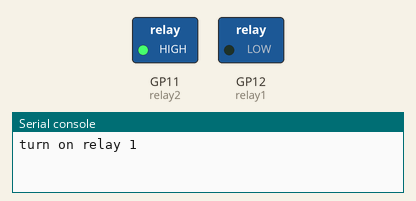
The program below on a simulated Raspberry Pi Pico running MicroPython. On the bench: switched loads named in the program (green lamp = pin HIGH), the last lines printed to the serial console.

Above: at 5.0 s.
At 15.0 s:
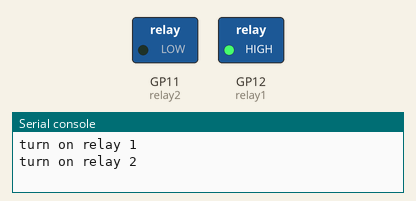
Timing chart, 0 to 26.0 s (numbered marks = the images above):
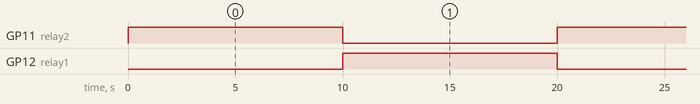

Measured:
- by itself, GP11 (relay2), GP12 (relay1): alternates HIGH for 10.0 s and LOW for 10.0 s

The program:

relay.py
```python
from machine import Pin

relay1 =Pin(12,Pin.OUT)
relay2 =Pin(11,Pin.OUT)


from time import sleep

while True:
    print("turn on relay 1")
    relay1(0)
    relay2(1)

    sleep(10)
    print("turn on relay 2")
    relay1(1)
    relay2(0)

    sleep(10)
```
